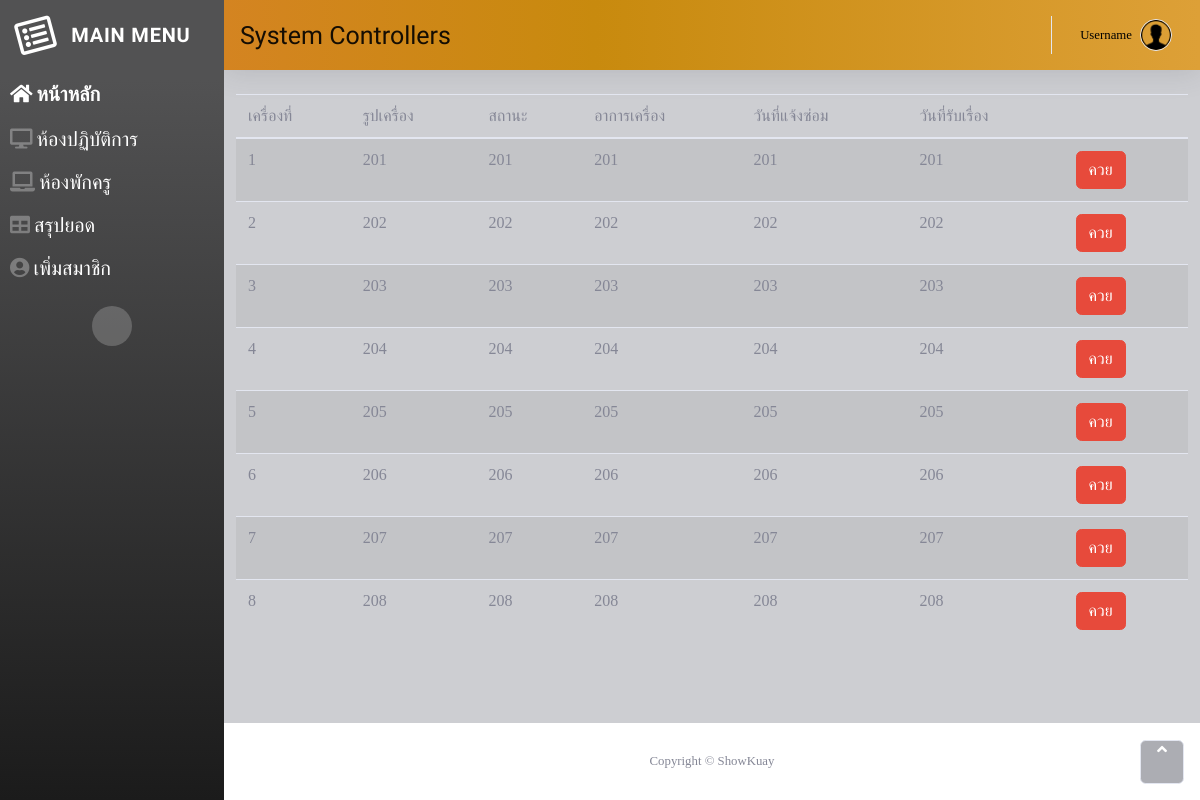
Page /test/ on the committed database.
### ctrl/models.py (models this page shows, shortened)
class options_std(models.Model):
    class_room = models.CharField(max_length=3)
    slug_class_room = models.SlugField(max_length=3)

### ctrl/views.py (the view)
# urls.py: path('test/',views.test),
def test(request):
    pc = options_std.objects.all()
    return render(request,'testmodal.html',{'pcs':pc})

### ctrl/templates/testmodal.html (shortened to what this page needs)
<link rel="stylesheet" href="/static/assets/css/select.css"> {% extends 'layout.html' %} {% block content %}
<table class="table table-striped">
    <thead>
        <tr>
            <th scope="col">เครื่องที่</th>
            <th scope="col">รูปเครื่อง</th>
            <th scope="col">สถานะ</th>
            <th scope="col">อาการเครื่อง</th>
            <th scope="col">วันที่แจ้งซ่อม</th>
            <th scope="col">วันที่รับเรื่อง</th>
            <th scope="col"> </th>
        </tr>
    </thead>
    <tbody>
        {% for items in pcs %}
        <tr>
            <td>{{items.id}}</td>
            <td>{{items.class_room}}</td>
            <td>{{items.class_room}}</td>
            <td>{{items.class_room}}</td>
            <td>{{items.class_room}}</td>
            <td>{{items.class_room}}</td>
            <td>
                <a class="btn btn-danger" href="/edit/{{items.id}}">ควย</a>
            </td>
        </tr>
        {% endfor %}
    </tbody>
</table>
{% endblock %}

### rows in the picture
options_std: id "1", class_room "201"
options_std: id "2", class_room "202"
options_std: id "3", class_room "203"
options_std: id "4", class_room "204"
options_std: id "5", class_room "205"
options_std: id "6", class_room "206"
options_std: id "7", class_room "207"
options_std: id "8", class_room "208"
